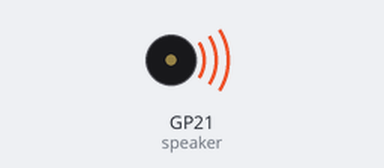
A program run on a simulated Raspberry Pi Pico running MicroPython. Shown: buzzer (waves = sounding). At 4.4 s the program stops and its outputs stay as they are.

Above: at 0.1 s.
At 4.4 s:
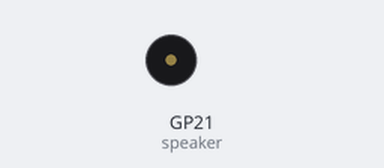
Timing chart, 0 to 5.9 s (numbered marks = the images above):
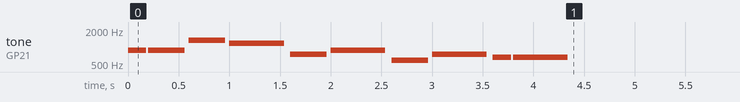

Measured:
- by itself, tone on GP21 (speaker): plays 880 Hz for 0.18 s, 880 Hz for 0.36 s, 1319 Hz for 0.36 s, 1175 Hz for 0.54 s, 740 Hz for 0.36 s, 880 Hz for 0.54 s … (10 notes in this stretch)

The program:

12_tune.py
```python
from picozero import Speaker
speaker = Speaker(21)
tempo = 60/150 #tempo = 60/150 #(時間間隔 秒，BPM 120--> 60/120，150-->60/150)

tune_1 = [['a5', tempo / 2],
        ['a5', tempo],
        ['e6', tempo],
        ['d6', tempo * 1.5],
        ['f#5', tempo],
        ['a5', tempo * 1.5],
        ['d5', tempo],
        ['f#5', tempo * 1.5],
        ['e5', tempo / 2],
        ['e5', tempo * 1.5]]
tune_2 = [['d5', tempo / 2], ['d#5', tempo / 2], ['f5', tempo], ['d6', tempo], ['a#5', tempo], ['d5', tempo],
              ['f5', tempo], ['d#5', tempo], ['d#5', tempo], ['c5', tempo / 2],['d5', tempo / 2], ['d#5', tempo],
              ['c6', tempo], ['a5', tempo], ['d5', tempo], ['g5', tempo], ['f5', tempo], ['f5', tempo], ['d5', tempo / 2],
              ['d#5', tempo / 2], ['f5', tempo], ['g5', tempo], ['a5', tempo], ['a#5', tempo], ['a5', tempo], ['g5', tempo],
              ['g5', tempo], ['', tempo / 2], ['a#5', tempo / 2], ['c6', tempo / 2], ['d6', tempo / 2], ['c6', tempo / 2],
              ['a#5', tempo / 2], ['a5', tempo / 2], ['g5', tempo / 2], ['a5', tempo / 2], ['a#5', tempo / 2], ['c6', tempo],
              ['f5', tempo], ['f5', tempo], ['f5', tempo / 2], ['d#5', tempo / 2], ['d5', tempo], ['f5', tempo], ['d6', tempo],
              ['d6', tempo / 2], ['c6', tempo / 2], ['b5', tempo], ['g5', tempo], ['g5', tempo], ['c6', tempo / 2],
              ['a#5', tempo / 2], ['a5', tempo], ['f5', tempo], ['d6', tempo], ['a5', tempo], ['a#5', tempo * 1.5]
    ]

speaker.play(tune_1)

speaker.off()
```
